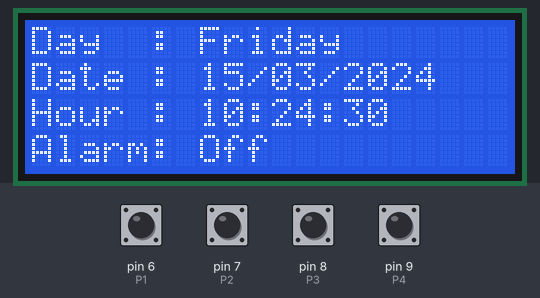
Bench run of a sketch on a simulated Arduino Uno, built with avr-gcc and run on an emulated ATmega328P. Parts: 20×4 character LCD. The test bench sets the inputs (shaded band); at power-on: pin 6 (P1), pin 7 (P2), pin 8 (P3), pin 9 (P4) HIGH. The local clock reads 2024-03-15 10:24:30 at power-on unless the sketch sets it.

Above: at 0.2 s.
1.3 s: pin 6 (P1) pulled LOW for 0.45 s
At 2.0 s:
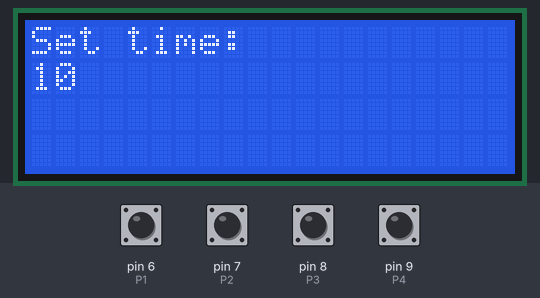
3.2 s: pin 6 (P1) pulled LOW for 1 s
At 5.1 s:
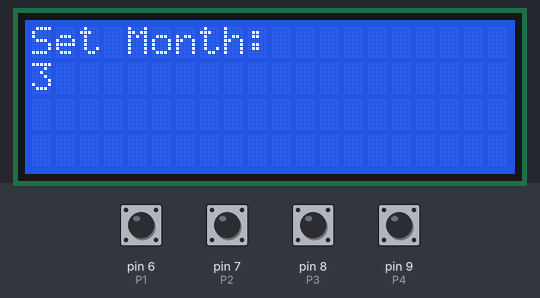
5.7 s: pin 6 (P1) pulled LOW for 0.45 s
At 7.2 s:
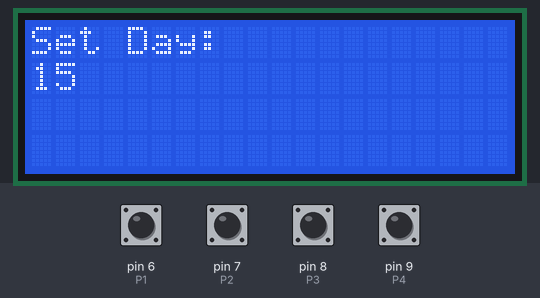
7.6 s: pin 6 (P1) pulled LOW for 0.45 s
At 8.4 s:
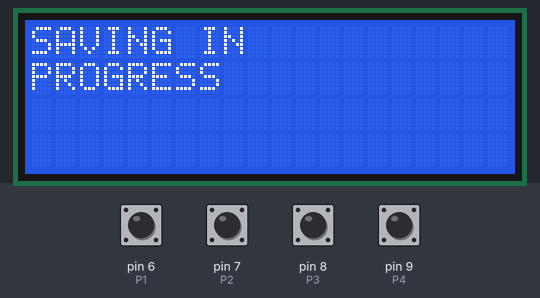
10.2 s: pin 9 (P4) pulled LOW for 0.45 s
At 12.0 s:
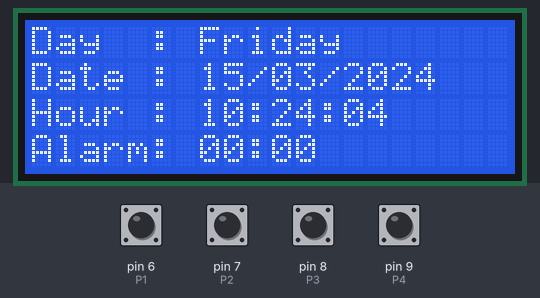
13.6 s: pin 9 (P4) pulled LOW for 1 s
At 15.5 s:
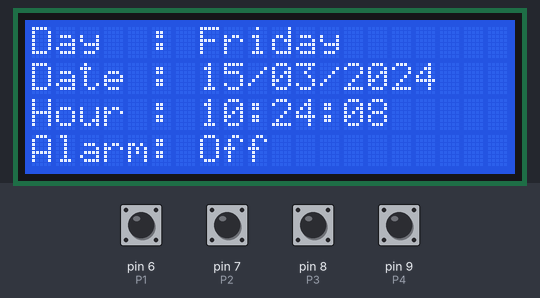
Timing chart, 0 to 17.0 s (numbered marks = the images above; inputs shaded):
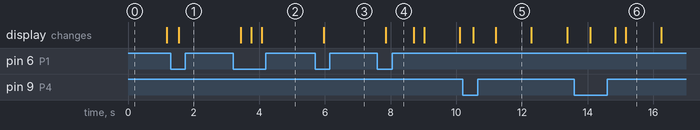

The sketch:

Alarm_Clockrev1.ino
```cpp
/*
 *
 * This is revision 1.0 by Jeffrey Fitzpatrick
 * Removes LED Functionality.
 */


/*
:Project:Allarm_Clock
:Author: Tiziano Bianchettin
:Date: 10/02/2017
:Revision: 2
:License: Public Domain
thanks to:
  http://arduinoenonsolo.blogspot.it/2012/12/orologio-con-arduino-e-il-ds1307.html
  http://www.mauroalfieri.it/
  http://www.danielealberti.it/
  http://www.maffucci.it/
  My electronics laboratory professor "Perito Carli"
*/
//************libraries**************//
#include <Wire.h>
#include <RTClib.h>
#include <LiquidCrystal_I2C.h>

//************************************//
LiquidCrystal_I2C lcd(0x27,20,4); // Display  I2C 20 x 4
RTC_DS1307 RTC;

//************Button*****************//
int P1=6; // Button SET MENU'
int P2=7; // Button +
int P3=8; // Button -
int P4=9; // SWITCH Alarm

//**************Alarm***************//

#define buzzer 10

//************Variables**************//
int hourupg;
int minupg;
int yearupg;
int monthupg;
int dayupg;
int menu =0;
int setAll =0;

uint8_t alarmHours = 0, alarmMinutes = 0;  // Holds the current alarm time


void setup()
{

  lcd.begin();
  lcd.backlight();
  lcd.clear();

  pinMode(P1,INPUT_PULLUP); // https://www.arduino.cc/en/Tutorial/InputPullupSerial
  pinMode(P2,INPUT_PULLUP);
  pinMode(P3,INPUT_PULLUP);
  pinMode(P4,INPUT_PULLUP);

  pinMode(buzzer, OUTPUT); // Set buzzer as an output
  printAllOff();
  Serial.begin(9600);
  Wire.begin();
  RTC.begin();

  if (! RTC.isrunning()) {
    Serial.println("RTC is NOT running!");
    // Set the date and time at compile time
    RTC.adjust(DateTime(__DATE__, __TIME__));
  }
  //RTC.adjust(DateTime(__DATE__, __TIME__)); //removing "//" to adjust the time
    // The default display shows the date and time
  int menu=0;
}

void loop()
{

// check if you press the SET button and increase the menu index
  if(digitalRead(P1)== LOW)
  {
   menu=menu+1;
  }
  if((digitalRead(P2)== LOW)&&(digitalRead(P3)== LOW))
  {

    DisplaySetHourAll();
    DisplaySetMinuteAll();
    lcd.clear();
    lcd.setCursor(5,0);
    lcd.print("ALARM");
    lcd.setCursor(5,1);
    lcd.print(alarmHours, DEC);
    lcd.print(":");
    lcd.print(alarmMinutes, DEC);
    delay(1000);
    lcd.clear();
  }
// in which subroutine should we go?
  if (menu==0)
    {
     DisplayDateTime(); // void DisplayDateTime
     Alarm(); // Alarm control
          }
  if (menu==1)
    {
    DisplaySetHour();
    }
  if (menu==2)
    {
    DisplaySetMinute();
    }
  if (menu==3)
    {
    DisplaySetYear();
    }
  if (menu==4)
    {
    DisplaySetMonth();
    }
  if (menu==5)
    {
    DisplaySetDay();
    }
  if (menu==6)
    {
    StoreAgg();
    delay(500);
    menu=0;
    }
    delay(100);
}

void DisplayDateTime ()
{
// We show the current date and time
  DateTime now = RTC.now();

  lcd.setCursor(0, 2);
  lcd.print("Hour : ");

  if (now.hour()<=9)
  {
    lcd.print("0");
  }
  lcd.print(now.hour(), DEC);
  hourupg=now.hour();
  lcd.print(":");
  if (now.minute()<=9)
  {
    lcd.print("0");
  }
  lcd.print(now.minute(), DEC);
  minupg=now.minute();
  lcd.print(":");
  if (now.second()<=9)
  {
    lcd.print("0");
  }
  lcd.print(now.second(), DEC);


  lcd.setCursor(0, 1);
  lcd.print("Date : ");
  if (now.day()<=9)
  {
    lcd.print("0");
  }
  lcd.print(now.day(), DEC);
  dayupg=now.day();
  lcd.print("/");
  if (now.month()<=9)
  {
    lcd.print("0");
  }
  lcd.print(now.month(), DEC);
  monthupg=now.month();
  lcd.print("/");
  lcd.print(now.year(), DEC);
  yearupg=now.year();

  char DOW[][10]={"Sunday   ","Monday   ","Tuesday  ","Wednesday","Thursday ","Friday   ","Saturday "};
  lcd.setCursor(0, 0);
  lcd.print("Day  : ");
  lcd.print(DOW[now.dayOfTheWeek()]); // if it appears error in the code, enter the code given below
  //lcd.print(DOW[now.dayOfWeek()]);
}

void DisplaySetHour()
{
// time setting
  lcd.clear();
  DateTime now = RTC.now();
  if(digitalRead(P2)==LOW)
  {
    if(hourupg==23)
    {
      hourupg=0;
    }
    else
    {
      hourupg=hourupg+1;
    }
  }
   if(digitalRead(P3)==LOW)
  {
    if(hourupg==0)
    {
      hourupg=23;
    }
    else
    {
      hourupg=hourupg-1;
    }
  }
  lcd.setCursor(0,0);
  lcd.print("Set time:");
  lcd.setCursor(0,1);
  lcd.print(hourupg,DEC);
  delay(200);
}

void DisplaySetMinute()
{
// Setting the minutes
  lcd.clear();
  if(digitalRead(P2)==LOW)
  {
    if (minupg==59)
    {
      minupg=0;
    }
    else
    {
      minupg=minupg+1;
    }
  }
   if(digitalRead(P3)==LOW)
  {
    if (minupg==0)
    {
      minupg=59;
    }
    else
    {
      minupg=minupg-1;
    }
  }
  lcd.setCursor(0,0);
  lcd.print("Set Minutes:");
  lcd.setCursor(0,1);
  lcd.print(minupg,DEC);
  delay(200);
}

void DisplaySetYear()
{
// setting the year
  lcd.clear();
  if(digitalRead(P2)==LOW)
  {
    yearupg=yearupg+1;
  }
   if(digitalRead(P3)==LOW)
  {
    yearupg=yearupg-1;
  }
  lcd.setCursor(0,0);
  lcd.print("Set Year:");
  lcd.setCursor(0,1);
  lcd.print(yearupg,DEC);
  delay(200);
}

void DisplaySetMonth()
{
// Setting the month
  lcd.clear();
  if(digitalRead(P2)==LOW)
  {
    if (monthupg==12)
    {
      monthupg=1;
    }
    else
    {
      monthupg=monthupg+1;
    }
  }
   if(digitalRead(P3)==LOW)
  {
    if (monthupg==1)
    {
      monthupg=12;
    }
    else
    {
      monthupg=monthupg-1;
    }
  }
  lcd.setCursor(0,0);
  lcd.print("Set Month:");
  lcd.setCursor(0,1);
  lcd.print(monthupg,DEC);
  delay(200);
}

void DisplaySetDay()
{
// Setting the day
  lcd.clear();
  if(digitalRead(P2)==LOW)
  {
    if (dayupg==31)
    {
      dayupg=1;
    }
    else
    {
      dayupg=dayupg+1;
    }
  }
   if(digitalRead(P3)==LOW)
  {
    if (dayupg==1)
    {
      dayupg=31;
    }
    else
    {
      dayupg=dayupg-1;
    }
  }
  lcd.setCursor(0,0);
  lcd.print("Set Day:");
  lcd.setCursor(0,1);
  lcd.print(dayupg,DEC);
  delay(200);
}

void StoreAgg()
{
// Variable saving
  lcd.clear();
  lcd.setCursor(0,0);
  lcd.print("SAVING IN");
  lcd.setCursor(0,1);
  lcd.print("PROGRESS");
  RTC.adjust(DateTime(yearupg,monthupg,dayupg,hourupg,minupg,0));
  delay(200);
}
void DisplaySetHourAll()// Setting the alarm minutes
{
  while(digitalRead(P1)==HIGH){

  lcd.clear();

  if(digitalRead(P2)==LOW)
  {
    if(alarmHours==23)
    {
      alarmHours=0;
    }
    else
    {
      alarmHours=alarmHours+1;
    }
  }
   if(digitalRead(P3)==LOW)
  {
    if(alarmHours==0)
    {
      alarmHours=23;
    }
    else
    {
      alarmHours=alarmHours-1;
    }
  }
  lcd.setCursor(0,0);
  lcd.print("Set HOUR Alarm:");
  lcd.setCursor(0,1);
  lcd.print(alarmHours,DEC);
  delay(200);
 }
 delay(200);
}

void DisplaySetMinuteAll()// Setting the alarm minutes
 {
  while(digitalRead(P1)==HIGH){

  lcd.clear();
  if(digitalRead(P2)==LOW)
  {
    if (alarmMinutes==59)
    {
      alarmMinutes=0;
    }
    else
    {
      alarmMinutes=alarmMinutes+1;
    }
  }
   if(digitalRead(P3)==LOW)
  {
    if (alarmMinutes==0)
    {
      alarmMinutes=59;
    }
    else
    {
      alarmMinutes=alarmMinutes-1;
    }
  }
  lcd.setCursor(0,0);
  lcd.print("Set MIN. Alarm:");
  lcd.setCursor(0,1);
  lcd.print(alarmMinutes,DEC);
  delay(200);
 }
 delay(200);
}
void printAllOn(){
   lcd.setCursor(0,3);
  lcd.print("Alarm: ");


  if (alarmHours <= 9)
  {
    lcd.print("0");
  }
  lcd.print(alarmHours, DEC);

  lcd.print(":");
  if (alarmMinutes <= 9)
  {
    lcd.print("0");
  }
  lcd.print(alarmMinutes, DEC);

}
void printAllOff() {
  lcd.setCursor(0, 3);
  lcd.print("Alarm: Off  ");
}
void Alarm(){
   if(digitalRead(P4)== LOW)
  {
   setAll=setAll+1;
  }
  if (setAll==0)
    {
     printAllOff();
     noTone (buzzer);
     ;
     }
  if (setAll==1)
    {

     printAllOn();

     DateTime now = RTC.now();
     if ( now.hour() == alarmHours && now.minute() == alarmMinutes )
        {
         lcd.noBacklight();
         DateTime now = RTC.now();

         tone(buzzer,880); //play the note "A5" (LA5)
         delay (300);
         tone(buzzer,698); //play the note "F6" (FA5)
         lcd.backlight();
        }
    else{
         noTone (buzzer);

        }

    }
  if (setAll==2)
    {
     setAll=0;
    }
    delay(200);
}
```

Measured:
- after the input at 1.3 s, the display: changes after 0.24 s (image 1)
- after the input at 3.2 s, the display: first changes after 0.24 s (image 2 shows a later state)
- after the input at 5.7 s, the display: changes after 0.26 s (image 3)
- after the input at 7.6 s, the display: changes after 0.25 s (image 4)
- after the input at 10.2 s, the display: first changes after 0.32 s (image 5 shows a later state)
- after the input at 13.6 s, the display: first differs from a run without the input after 1.2 s (image 6 shows a later state)
- what the display in image 5 shows lasts 1.1 s, from 11.2 s to 12.3 s
